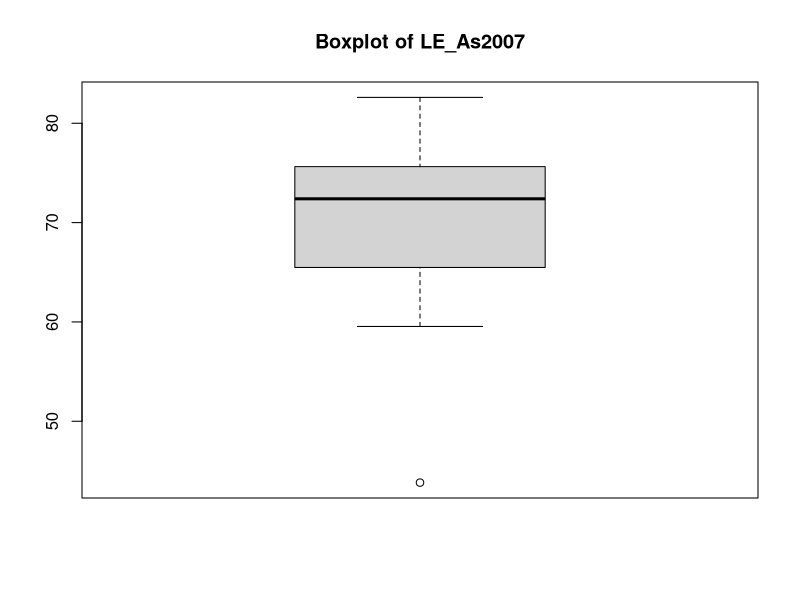
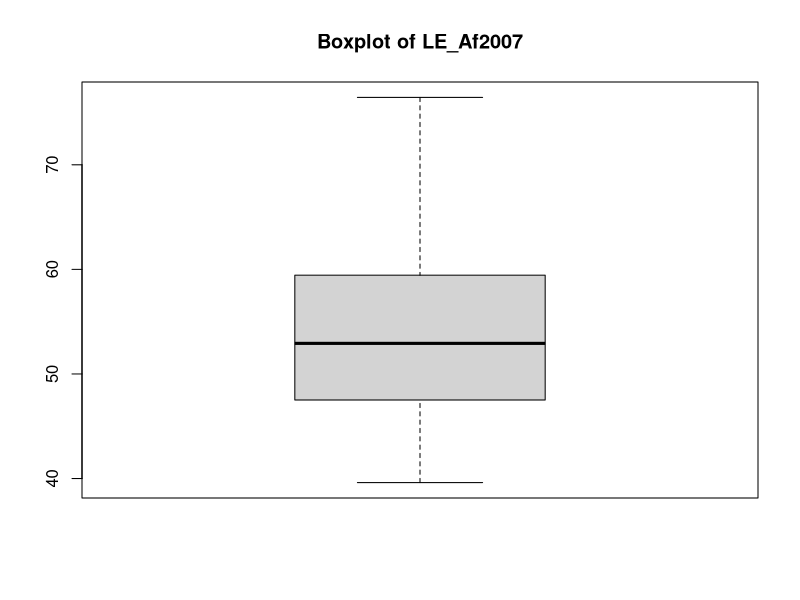

These charts were generated, in order, by the following R code:
######################################
#              zadania               #
######################################
setwd("C:/Users/ktrin/Desktop/Dania/Day 6")
data <- read.csv("Gapminder_LastDecade.csv", header = TRUE, sep = ";")

data_As2007 <- subset(data, continent == "Asia" & year == 2007)
LE_As2007 <- data_As2007$lifeExp
boxplot(LE_As2007, main="Boxplot of LE_As2007")
shapiro.test(LE_As2007)

data_Af2007 <- subset(data, continent == "Africa" & year == 2007)
LE_Af2007 <- data_Af2007$lifeExp
boxplot(LE_Af2007, main="Boxplot of LE_Af2007")
shapiro.test(LE_Af2007)

nonpar_twosample_ttest <- wilcox.test(LE_Af2007, LE_As2007)
nonpar_twosample_ttest
#not normally distributed and outliers

data_EU1997 <- subset(data, continent == "Europe" & year == 1997)
GDP_EU1997 <- data_EU1997$gdpPercap

data_EU2007 <- subset(data, continent == "Europe" & year == 2007)
GDP_EU2007 <- data_EU2007$gdpPercap

diff <- GDP_EU2007 - GDP_EU1997
shapiro.test(diff) #not normally distributed

paired_twosample_ttest <- t.test(GDP_EU2007, GDP_EU1997, paired = TRUE)
paired_twosample_ttest
#sa powiazane